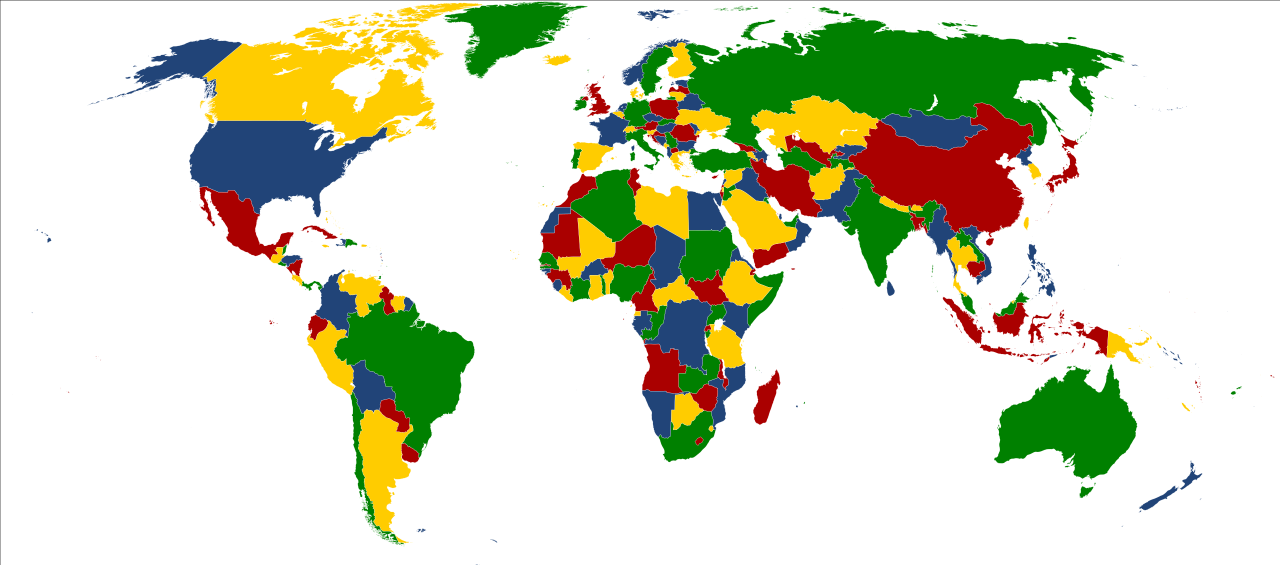
#> input picture Four_color_world_map.png, 2560 x 1130 px (shown at 1/2 size)
$ jupyter execute --allow-errors colorsClustering.ipynb
#> lines starting #> are read from the running program, lines starting #| are printed output that depends on the picture
## clustering the colors of an image with K_Means algorithm

[cell 1]
import cv2 as cv
import numpy as np
from sklearn.cluster import KMeans
from sklearn.preprocessing import MinMaxScaler, StandardScaler
import matplotlib.pyplot as plt
from sklearn.model_selection import GridSearchCV
import pandas as pd
from tqdm.notebook import tqdm
import pickle

**Read and show the image**

[cell 2]
img = cv.imread('Four_color_world_map.png')
#> img is the input picture: shape (1130, 2560, 3); mean B, G, R 194.9, 217.9, 213.5
img_RGB = cv.cvtColor(img,  cv.COLOR_BGR2RGB)

[cell 3]
plt.figure(figsize=(15,10))
plt.imshow(img_RGB)
plt.title("The Colorfull World", size=20);

**Convert the `BGR` channel to `HSV`**

[cell 4]
img_HSV = cv.cvtColor(img,  cv.COLOR_BGR2HSV)
#> img_HSV: shape (1130, 2560, 3); mean H, S, V 13.7, 61.8, 231.1
img_HSV.shape
#> Out = (1130, 2560, 3)

[cell 5]
img_hue = img_HSV[:, :, 0]
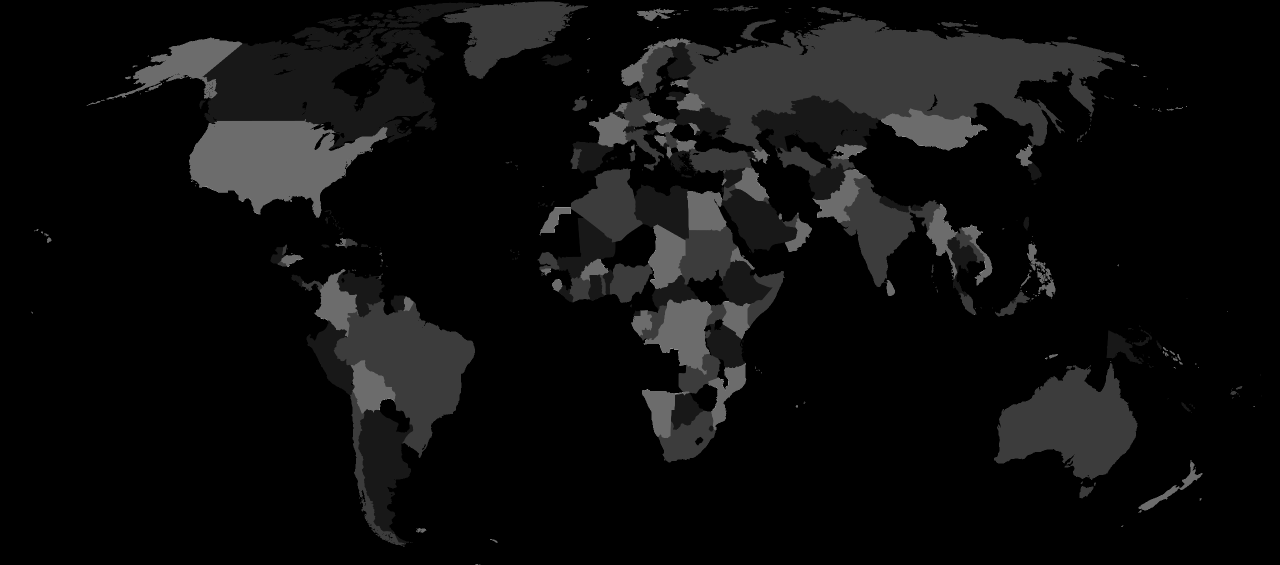
#> img_hue: shape (1130, 2560) (shown at 1/2 size); min 0, max 179, mean 13.7
img_hue.shape
#> Out = (1130, 2560)

[cell 6]
plt.figure(figsize=(15,10))
plt.imshow(img_hue)
plt.title("The Colorless World", size=20);

**preprocessing `normalize` and `feature scaling`**

[cell 7]
img_normal = MinMaxScaler(feature_range=(0, 1))
img_normal = img_normal.fit_transform(img_hue.reshape(-1, 1))

**Training the model with `KMeans(n_clusters=4)` estimator**

[cell 8]
km = KMeans(n_clusters=4)
km = km.fit(img_normal)

**Create a empty numpy ndarray for transforming prediction group number to the colores code.**

[cell 9]
img_km = np.empty(img_RGB.shape)

[cell 10]
colors = {
    'red': (1, 0, 0),
    'white': (1, 1, 1),
    'blue': (0, 0, 1),
    'green': (0, 1, 0),
    'yellow':(1, 1 , 0)
    }

def set_color(pixel):
    color_prediction = km.predict([img_normal[pixel]])[0]

    row = pixel//2560
    col = pixel-((row) * 2560)

    if color_prediction == 0:
        img_km[row, col, :] = colors['white']
    elif color_prediction == 1:
        img_km[row, col, :] = colors['red']
    elif color_prediction == 2:
        img_km[row, col, :] = colors['blue']
    else :
        img_km[row, col, :] = colors['green']

#> (a cell that did not finish here is left out)

**Compare `Original` image with the `Clustered image`**

[cell 12]
f, (ax1, ax2) = plt.subplots(1, 2, sharey=True,figsize=(15,10))
ax1.set_title("Original")
ax1.imshow(img_RGB)
ax2.set_title('K Means')
ax2.imshow(img_km);
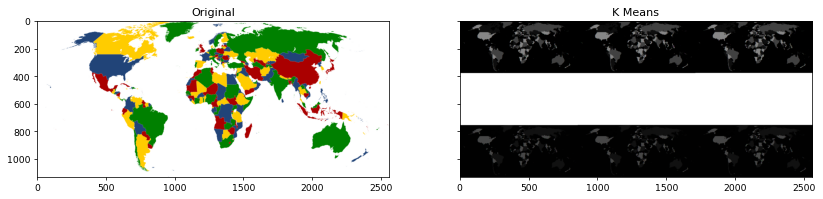
#> figure drawn by matplotlib, 2 panels
